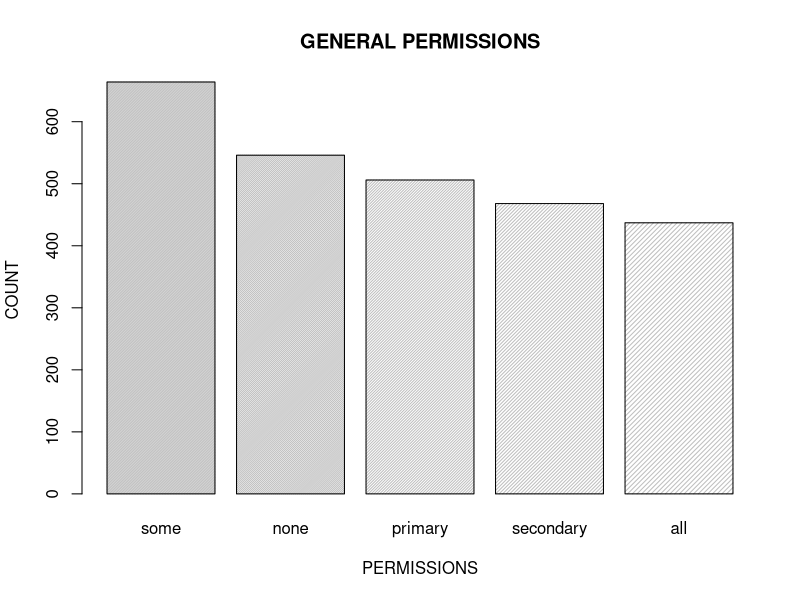
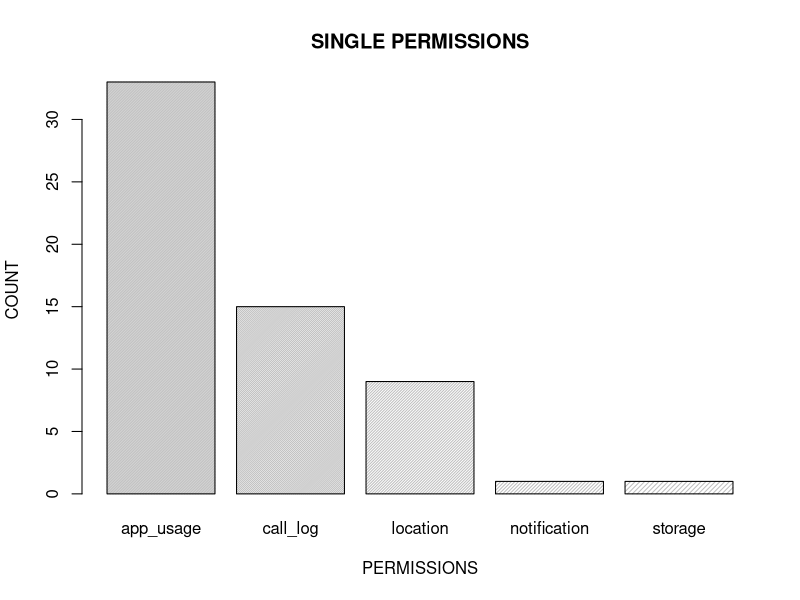
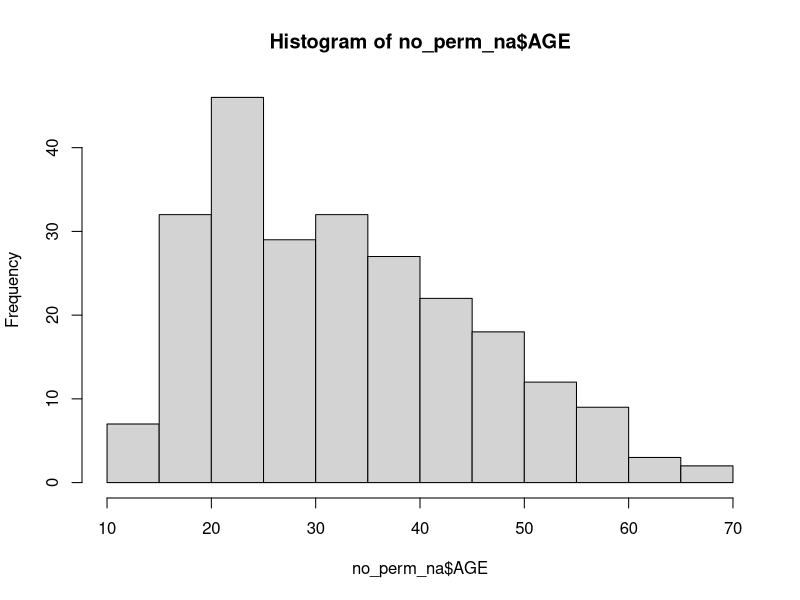
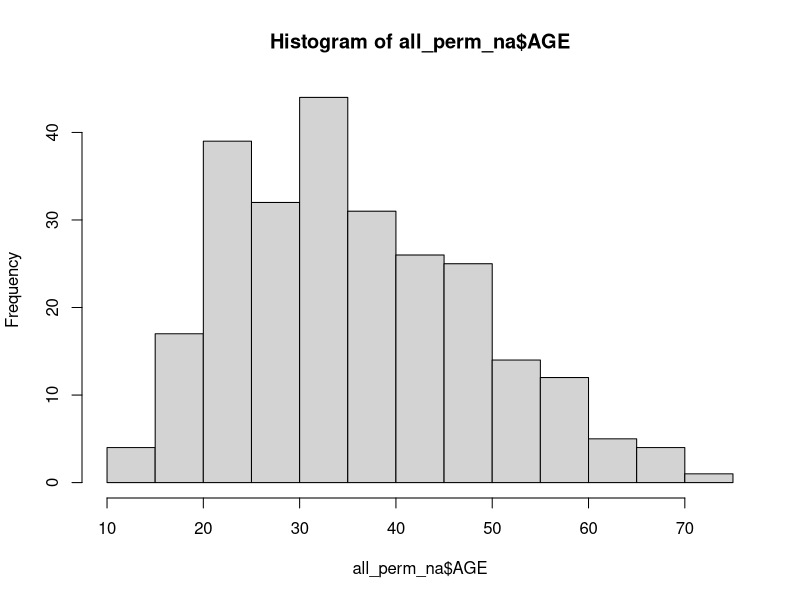
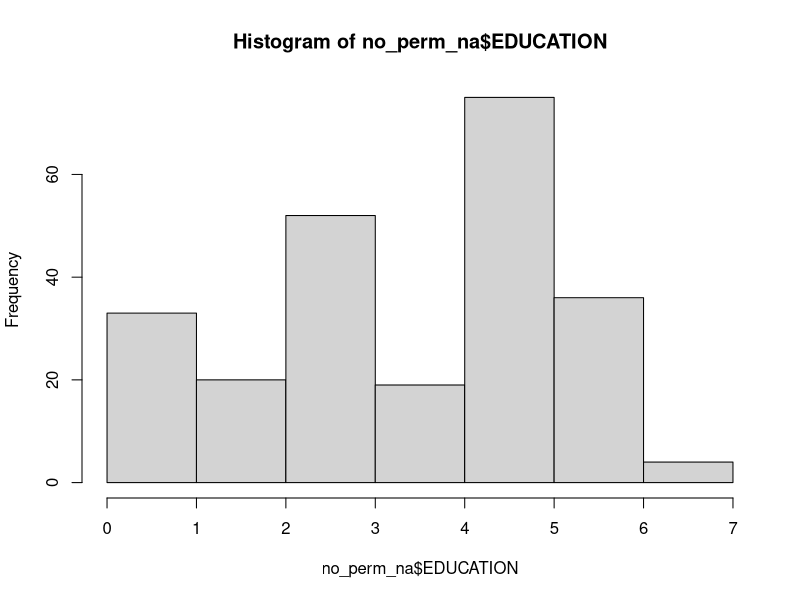
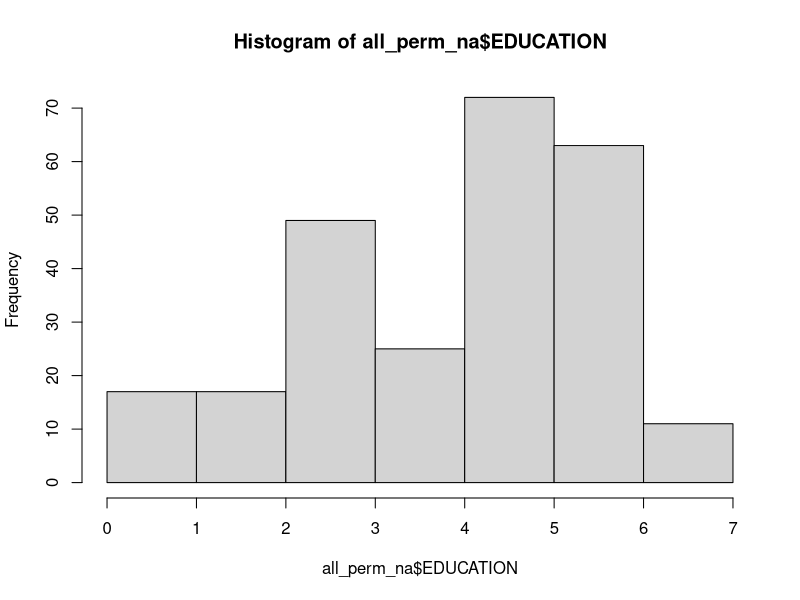
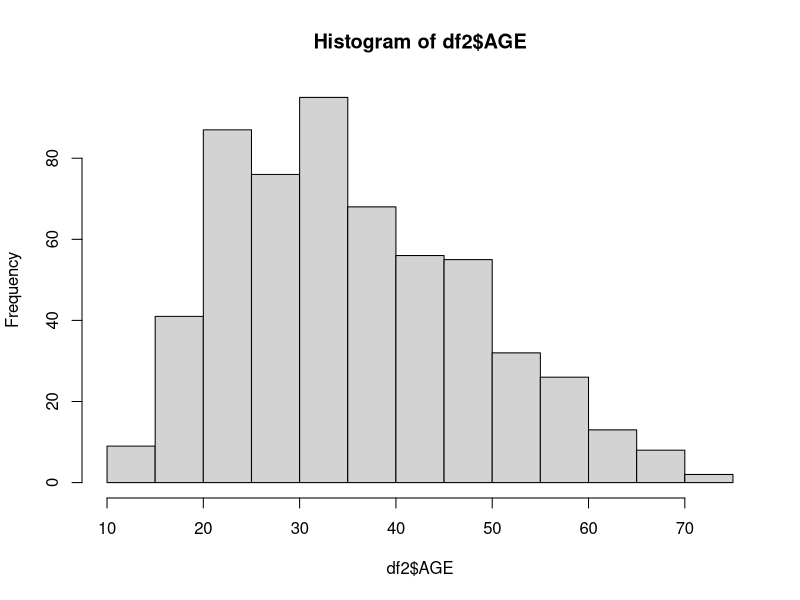
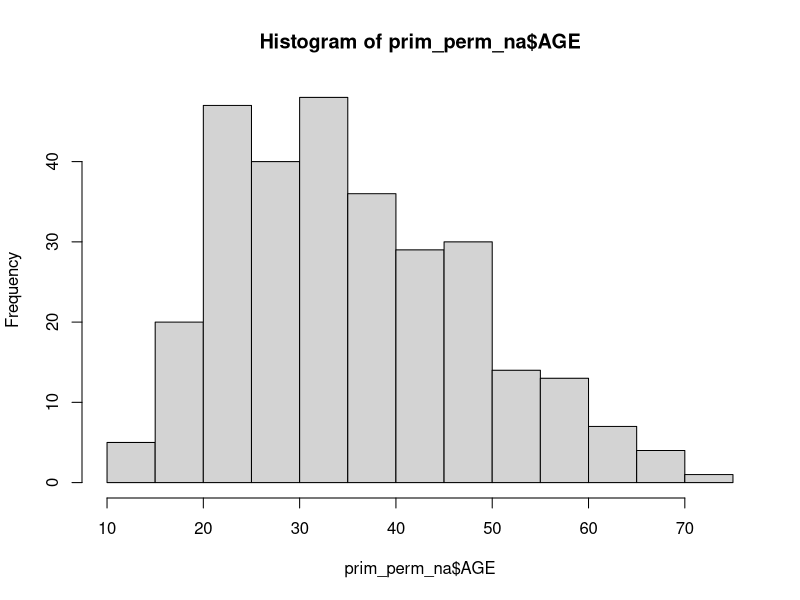

Generate these figures, in order, with R:
# libs -------------------------------------------------------------------

require(tidyr)
require(dplyr)
require(tidyverse)
require(data.table)
require(ggplot2)

# data prep --------------------------------------------------------------------

setwd("/Users/shanti/Documents/GitHub/TYDR") #working directory (don't panic, private repo + anonymous data ;) )

# perm <- read.csv("users-min-usage.pkl_clean.pkl_info.pkl.csv") #load minimum file

perm <- read.csv("users-with-permission-info.pkl_clean.pkl_info.pkl.csv") #load maximum file

perm_wide <- reshape(perm, idvar = "userId", timevar = "fieldId", direction = "wide") #reshape to wideformat

names(perm_wide)[c(3,5,7,9,11,13,15,17,19,21)]<-c("STORAGE","LOCATION","CALL_LOG","APP_USAGE","NOTIFICATION", "GENERAL", "GENDER", "AGE", "EDUCATION","BFI-2") #naming

perm_final <- perm_wide[c(-2,-4,-6,-8,-10,-12,-14,-16,-18,-20)] #delete redundant columns

perm_final_dis <- distinct(perm_final) #check double entries...

perm_final$APP_USAGE <- as.factor(perm_final$APP_USAGE) #factorize for easier later analysis
perm_final$NOTIFICATION <- as.factor(perm_final$NOTIFICATION)
perm_final$STORAGE <- as.factor(perm_final$STORAGE)
perm_final$CALL_LOG <- as.factor(perm_final$CALL_LOG)
perm_final$LOCATION <- as.factor(perm_final$LOCATION)

# single sums -------------------------------------------------------------

sum(perm_final$APP_USAGE ==1)
sum(perm_final$NOTIFICATION ==1)
sum(perm_final$STORAGE ==1)
sum(perm_final$CALL_LOG ==1)
sum(perm_final$LOCATION ==1)


# all sums ----------------------------------------------------------------

sum(perm_final$APP_USAGE ==1 & perm_final$NOTIFICATION==1 & perm_final$STORAGE ==1 & perm_final$CALL_LOG ==1 & perm_final$LOCATION==1)


# primary perm sums ------------------------------------------------------

sum(perm_final$APP_USAGE ==1 & perm_final$NOTIFICATION==1)

# secondary perm sums -----------------------------------------------------

sum(perm_final$STORAGE ==1 & perm_final$CALL_LOG ==1 & perm_final$LOCATION==1)


# filtering dataframes (ordered by count) ----------------------------------------------------

some_perm <- filter(perm_final, APP_USAGE ==1 | NOTIFICATION ==1 | STORAGE ==1 | CALL_LOG ==1 | LOCATION ==1)
# 664
no_perm <- filter(perm_final, APP_USAGE ==0 & NOTIFICATION ==0 & STORAGE ==0 & CALL_LOG ==0 & LOCATION ==0)
# 546
prim_perm <- filter(perm_final, perm_final$APP_USAGE ==1 & perm_final$NOTIFICATION==1)
# 506
second_perm <- filter(perm_final, perm_final$STORAGE ==1 & perm_final$CALL_LOG ==1 & perm_final$LOCATION==1)
# 468 
all_perm <- filter(perm_final, APP_USAGE ==1 & NOTIFICATION ==1 & STORAGE ==1 & CALL_LOG ==1 & LOCATION ==1)
# 437

prim_perm_only <- filter(perm_final, perm_final$APP_USAGE ==1 & perm_final$NOTIFICATION==1 & perm_final$STORAGE ==0 & perm_final$CALL_LOG ==0 & perm_final$LOCATION==0)
# 15 (male only)
second_perm_only <- filter(perm_final, perm_final$APP_USAGE ==0 & perm_final$NOTIFICATION==0 & perm_final$STORAGE ==1 & perm_final$CALL_LOG ==1 & perm_final$LOCATION==1)
# 10 (male only)
#random effect...

appusageonly_perm <- filter(perm_final, APP_USAGE ==1 & NOTIFICATION ==0 & STORAGE ==0 & CALL_LOG ==0 & LOCATION ==0) 
# 33
calllogonly_perm <- filter(perm_final, APP_USAGE ==0 & NOTIFICATION ==0 & STORAGE ==0 & CALL_LOG ==1 & LOCATION ==0)
# 15
locationonly_perm <- filter(perm_final, APP_USAGE ==0 & NOTIFICATION ==0 & STORAGE ==0 & CALL_LOG ==0 & LOCATION ==1)
# 9
notificationonly_perm <- filter(perm_final, APP_USAGE ==0 & NOTIFICATION ==1 & STORAGE ==0 & CALL_LOG ==0 & LOCATION ==0)
# 1
storageonly_perm <- filter(perm_final, APP_USAGE ==0 & NOTIFICATION ==0 & STORAGE ==1 & CALL_LOG ==0 & LOCATION ==0)
# 1
#random effect...


na_perm <-filter(perm_final, GENERAL==0 & is.na(GENDER) & is.na(AGE) & is.na(EDUCATION) &`BFI-2`==0)

nano_perm <-filter(perm_final, GENERAL==1 & !is.na(GENDER) & !is.na(AGE) & !is.na(EDUCATION) &`BFI-2`==1)


# filtering dataframes testing combinations ----------------------------------------------------

app_call_perm <- filter(perm_final, APP_USAGE ==1 & NOTIFICATION ==0 & STORAGE ==0 & CALL_LOG ==1 & LOCATION ==0) 
app_location_perm <- filter(perm_final, APP_USAGE ==1 & NOTIFICATION ==0 & STORAGE ==0 & CALL_LOG ==0 & LOCATION ==1) 
call_location_perm <- filter(perm_final, APP_USAGE ==0 & NOTIFICATION ==0 & STORAGE ==0 & CALL_LOG ==1 & LOCATION ==1) 

app_allin_perm <- filter(perm_final, APP_USAGE ==1 & NOTIFICATION ==0 & STORAGE ==0 & CALL_LOG ==1 & LOCATION ==1) 
# all pretty rdnm...\close analysis path...

# barplot (could be ggplotted for fanciness....)  -----------------------------------------------------------------------

B <- c(664,546,506,468,437)
barplot(B, main="GENERAL PERMISSIONS", xlab="PERMISSIONS", ylab="COUNT", names.arg=c("some","none","primary","secondary","all"), border="black", density=c(90, 70, 50, 40, 30))

BB <- c(33,15,9,1,1)
barplot(BB, main="SINGLE PERMISSIONS", xlab="PERMISSIONS", ylab="COUNT", names.arg=c("app_usage","call_log","location","notification","storage"), border="black", density=c(90, 70, 50, 40, 30))


####################
####################
#####
# stats -------------------------------------------------------------------
# https://stats.idre.ucla.edu/other/mult-pkg/whatstat/

# 1) permissions all vs. none: gruppenunterschiede in den anderen variabeln? --------------------------

# filter out NAs, build df for contrasts ----------------------------------------------------------

all_perm_na = drop_na(all_perm)

no_perm_na = drop_na(no_perm)

all_perm_na$PERM <- rep(1,nrow(all_perm_na)) 

no_perm_na$PERM <- rep(0,nrow(no_perm_na)) 

#merge by row
df1 <- rbind(all_perm_na,no_perm_na)


# statistics --------------------------------------------------------------

chisq.test(table(df1$GENDER,df1$PERM))
# X-squared = 0.6377, df = 1, p-value = 0.4245

t.test(df1$AGE ~ df1$PERM)
# t = -2.699, df = 489.2, p-value = 0.007196
# alternative hypothesis: true difference in means is not equal to 0
# 95 percent confidence interval:
#   -5.3037756 -0.8348927
# sample estimates:
#   mean in group 0 mean in group 1 
# 33.22594        36.29528 

wilcox.test(df1$AGE ~ df1$PERM)
# W = 25946, p-value = 0.005297


# hist (df1$AGE)
hist (no_perm_na$AGE)
hist (all_perm_na$AGE)


wilcox.test(df1$EDUCATION ~ df1$PERM)
# W = 25002, p-value = 0.0005349

# hist (df1$EDUCATION)
hist (no_perm_na$EDUCATION)
hist (all_perm_na$EDUCATION)

chisq.test(table(df1$GENERAL,df1$PERM))
# X-squared = 0.45639, df = 1, p-value = 0.4993

sum(no_perm_na$GENERAL==1)
sum(all_perm_na$GENERAL==1)

chisq.test(table(df1$`BFI-2`,df1$PERM))
# X-squared = 7.4197, df = 1, p-value = 0.006451

sum(no_perm_na$`BFI-2`==1)
sum(all_perm_na$`BFI-2`==1)

#####
# 2) a) permissions primary vs. secondary (all): group differences --------

# filter out NAs, build df for contrast ----------------------------------------------------------

prim_perm_dis <- distinct(prim_perm)
prim_perm_na = drop_na(prim_perm)

second_perm_dis <- distinct(second_perm)
second_perm_na = drop_na(second_perm)

prim_perm_na$PERM <- rep(1,nrow(prim_perm_na)) 
  
second_perm_na$PERM <- rep(2,nrow(second_perm_na)) 

#merge by row
df2 <- rbind(prim_perm_na, second_perm_na)


# statistics (no significant results, still report ?!) --------------------------------------------------------------

chisq.test(table(df2$GENDER,df2$PERM))
# X-squared = 0.31994, df = 1, p-value = 0.5716

t.test(df2$AGE ~ df2$PERM)
# t = -0.33778, df = 562.61, p-value = 0.7357
# alternative hypothesis: true difference in means is not equal to 0
# 95 percent confidence interval:
#   -2.455106  1.734613
# sample estimates:
#   mean in group 1 mean in group 2 
# 35.93537        36.29562 

wilcox.test(df2$AGE ~ df2$PERM)
# W = 39668, p-value = 0.7551

hist (df2$AGE)
hist (prim_perm_na$AGE)
hist (second_perm_na$AGE)

wilcox.test(df2$EDUCATION ~ df2$PERM)
# W = 40628, p-value = 0.8546

chisq.test(table(df2$GENERAL,df2$PERM))
# X-squared = 0.70423, df = 1, p-value = 0.4014

chisq.test(table(df2$`BFI-2`,df2$PERM))
# X-squared = 0.062042, df = 1, p-value = 0.8033

#####
# 2) b) permissions primary vs. secondary (exclusive): group differences --------

# filter out NAs, build df for contrast ----------------------------------------------------------

prim_perm_only_na = drop_na(prim_perm_only)
second_perm_only_na = drop_na(second_perm_only)

prim_perm_only_na$PERM <- rep(1,nrow(prim_perm_only_na)) 
second_perm_only_na$PERM <- rep(2,nrow(second_perm_only_na)) 

#merge by row
df2b <- rbind(prim_perm_only_na, second_perm_only_na)


# statistics (no significant results, still report ?!) --------------------------------------------------------------

chisq.test(table(df2b$GENDER,df2b$PERM))
# X-squared = 0, df = 1, p-value = 1 #lol

t.test(df2b$AGE ~ df2b$PERM)

wilcox.test(df2b$AGE ~ df2b$PERM)

hist (df2b$AGE)
hist (prim_perm_only_na$AGE)
hist (second_perm_only_na$AGE)

wilcox.test(df2b$EDUCATION ~ df2b$PERM)

chisq.test(table(df2b$GENERAL,df2b$PERM))

chisq.test(table(df2b$`BFI-2`,df2b$PERM))

#####
# 3) NAs vs non-NAs: gruppenunterschiede --------

na_perm$NAS <- rep(1,nrow(na_perm)) 
nano_perm$NAS <- rep(2,nrow(nano_perm)) 

#merge by row
df3 <- rbind(na_perm, nano_perm)

#check distinct
df3x <- distinct(df3)
rm(df3x)


# statistics --------------------------------------------------------------

chisq.test(table(df3$APP_USAGE,df3$NAS))
# 
sum(df3$APP_USAGE==1 & df3$NAS ==1)
sum(df3$APP_USAGE==0 & df3$NAS ==1)
sum(df3$APP_USAGE==1 & df3$NAS ==2)
sum(df3$APP_USAGE==0 & df3$NAS ==2)

chisq.test(table(df3$STORAGE,df3$NAS))
# 
sum(df3$STORAGE==1 & df3$NAS ==1)
sum(df3$STORAGE==0 & df3$NAS ==1)
sum(df3$STORAGE==1 & df3$NAS ==2)
sum(df3$STORAGE==0 & df3$NAS ==2)

chisq.test(table(df3$CALL_LOG,df3$NAS))
# 
sum(df3$CALL_LOG==1 & df3$NAS ==1)
sum(df3$CALL_LOG==0 & df3$NAS ==1)
sum(df3$CALL_LOG==1 & df3$NAS ==2)
sum(df3$CALL_LOG==0 & df3$NAS ==2)

chisq.test(table(df3$NOTIFICATION,df3$NAS))
# 
sum(df3$NOTIFICATION==1 & df3$NAS ==1)
sum(df3$NOTIFICATION==0 & df3$NAS ==1)
sum(df3$NOTIFICATION==1 & df3$NAS ==2)
sum(df3$NOTIFICATION==0 & df3$NAS ==2)

chisq.test(table(df3$LOCATION,df3$NAS))
# 
sum(df3$LOCATION==1 & df3$NAS ==1)
sum(df3$LOCATION==0 & df3$NAS ==1)
sum(df3$LOCATION==1 & df3$NAS ==2)
sum(df3$LOCATION==0 & df3$NAS ==2)

# effekt immer getrieben von NA und keine permission (n=300+). leute mit keiner permission tendieren zu NA oder ungekehrt. ueberrascht auch nicht.




chisq.test(table(df3$GENERAL,df3$NAS))
#
sum(df3$GENERAL==1 & df3$NAS ==1)
sum(df3$GENERAL==0 & df3$NAS ==1)
sum(df3$GENERAL==1 & df3$NAS ==2)
sum(df3$GENERAL==0 & df3$NAS ==2)

chisq.test(table(df3$`BFI-2`,df3$NAS))
# 
sum(df3$`BFI-2`==1 & df3$NAS ==1)
sum(df3$`BFI-2`==0 & df3$NAS ==1)
sum(df3$`BFI-2`==1 & df3$NAS ==2)
sum(df3$`BFI-2`==0 & df3$NAS ==2)

#leute die keine permissions geben fuellen zu hundert prozent keinen questionnaire aus. hmm


#########################
######under construction....



# plots (tbd...) -------------------------------------------------------------------












